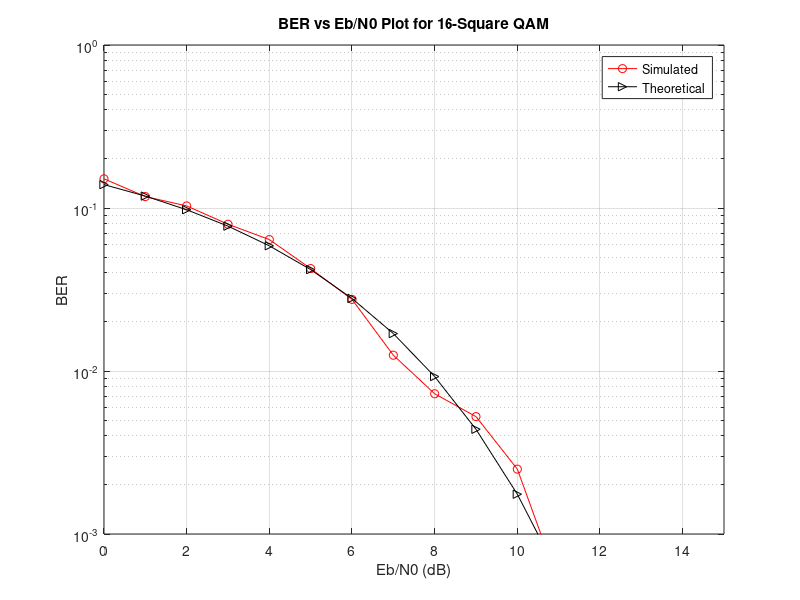

Here is the MATLAB script that generated this plot:
%                          <<Experiment-6 (16-Square QAM)>>
%                               << Objective-2 >>
% Aim: Simulation study of Performance of 16-Square QAM.
% Objective-1: Write a program to plot signal constellation diagram of received 
%              16-Square QAM signal in the presence of AWGN.
% Objective-2: Write a program to plot Practical and Theoretical BER vs SNR graph
%              of received 16-Square QAM signal in the presence of AWGN for ML receiver.

% Note: For objective-1, see separate octave files named <my_16QAM_constellation.m>
clc;
clear all;
close all;
pkg load communications
N = 4000;  % Number of bits to be transmitted using *-PSK
           % Too large value may slow down the program
x = randi([0,1],1,N); % Random input bits generation
M = 16;     % Number of Symbols in 16-Square QAM
d = sqrt(2/5); % Average symbol energy is normalised to unity

% Symbol Generation
yy = [];
for i=1:4:length(x)
  if x(i)==0 && x(i+1)==0 & x(i+2)==0 & x(i+3)==0
    y = -3*d/2+j*(-3*d/2);
  elseif x(i)==0 && x(i+1)==0 & x(i+2)==0 & x(i+3)==1
    y = -3*d/2+j*(-d/2);
  elseif x(i)==0 && x(i+1)==0 & x(i+2)==1 & x(i+3)==1
    y = -3*d/2+j*(d/2);
  elseif x(i)==0 && x(i+1)==0 & x(i+2)==1 & x(i+3)==0
    y = -3*d/2+j*(3*d/2);
    
  elseif x(i)==0 && x(i+1)==1 & x(i+2)==0 & x(i+3)==0
    y = -d/2+j*(-3*d/2);
  elseif x(i)==0 && x(i+1)==1 & x(i+2)==0 & x(i+3)==1
    y = -d/2+j*(-d/2);
  elseif x(i)==0 && x(i+1)==1 & x(i+2)==1 & x(i+3)==1
    y = -d/2+j*(d/2);
  elseif x(i)==0 && x(i+1)==1 & x(i+2)==1 & x(i+3)==0
    y = -d/2+j*(3*d/2);
    
  elseif x(i)==1 && x(i+1)==1 & x(i+2)==0 & x(i+3)==0
    y = d/2+j*(-3*d/2);
  elseif x(i)==1 && x(i+1)==1 & x(i+2)==0 & x(i+3)==1
    y = d/2+j*(-d/2);
  elseif x(i)==1 && x(i+1)==1 & x(i+2)==1 & x(i+3)==1
    y = d/2+j*(d/2);
  elseif x(i)==1 && x(i+1)==1 & x(i+2)==1 & x(i+3)==0
    y = d/2+j*(3*d/2);
    
  elseif x(i)==1 && x(i+1)==0 & x(i+2)==0 & x(i+3)==0
    y = 3*d/2+j*(-3*d/2);
  elseif x(i)==1 && x(i+1)==0 & x(i+2)==0 & x(i+3)==1
    y = 3*d/2+j*(-d/2);
  elseif x(i)==1 && x(i+1)==0 & x(i+2)==1 & x(i+3)==1
    y = 3*d/2+j*(d/2);
  elseif x(i)==1 && x(i+1)==0 & x(i+2)==1 & x(i+3)==0
    y = 3*d/2+j*(3*d/2);
  endif
% Transmitted Symbols
yy = [yy y];
endfor

% Detection based on euclidean distance
ber_simulated = [];
ber_theoretical = [];
ref_symbols = [-3*d/2+j*(-3*d/2) -3*d/2+j*(-d/2) -3*d/2+j*d/2 -3*d/2+j*(3*d/2) -d/2+j*(-3*d/2) -d/2+j*(-d/2) -d/2+j*d/2 -d/2+j*(3*d/2) d/2+j*(-3*d/2) d/2+j*(-d/2) d/2+j*d/2 d/2+j*(3*d/2) 3*d/2+j*(-3*d/2) 3*d/2+j*(-d/2) 3*d/2+j*d/2 3*d/2+j*(3*d/2)];
for EbN0db = 0:15
EbN0 = 10^(EbN0db/10);
n = (1/sqrt(2))*[randn(1,length(yy)) + 1j*randn(1,length(yy))];
sigma = sqrt(1/((log2(M))*EbN0)); % Symbol energy is normalized to Unity
r = yy + sigma*n;

% Calculation of Euclidian Distances of received symbols from reference symobols
min_dist_index = [];
for i=1:length(r)
  Dist = [];
  for k=1:length(ref_symbols)
  dist = sqrt((real(r(i))-real(ref_symbols(k)))^2 + (imag(r(i))-imag(ref_symbols(k)))^2); 
  Dist = [Dist dist];
  endfor
  min_dist_index = [min_dist_index find(Dist==min(Dist))];
endfor

% Estimation of Bits
x_estimated = [];
for i=1:length(r)
  if ref_symbols(min_dist_index(i))== -3*d/2+j*(-3*d/2);
    x_estimated = [x_estimated 0 0 0 0];
  elseif ref_symbols(min_dist_index(i))== -3*d/2+j*(-d/2);
    x_estimated = [x_estimated 0 0 0 1];
  elseif ref_symbols(min_dist_index(i))== -3*d/2+j*(d/2);
    x_estimated = [x_estimated 0 0 1 1];
  elseif ref_symbols(min_dist_index(i))== -3*d/2+j*(3*d/2);
    x_estimated = [x_estimated 0 0 1 0];
    
  elseif ref_symbols(min_dist_index(i))== -d/2+j*(-3*d/2);
    x_estimated = [x_estimated 0 1 0 0];
  elseif ref_symbols(min_dist_index(i))== -d/2+j*(-d/2);
    x_estimated = [x_estimated 0 1 0 1];
  elseif ref_symbols(min_dist_index(i))== -d/2+j*(d/2);
    x_estimated = [x_estimated 0 1 1 1];
  elseif ref_symbols(min_dist_index(i))== -d/2+j*(3*d/2);
    x_estimated = [x_estimated 0 1 1 0];
    
  elseif ref_symbols(min_dist_index(i))== d/2+j*(-3*d/2);
    x_estimated = [x_estimated 1 1 0 0];
  elseif ref_symbols(min_dist_index(i))== d/2+j*(-d/2);
    x_estimated = [x_estimated 1 1 0 1];
  elseif ref_symbols(min_dist_index(i))== d/2+j*(d/2);
    x_estimated = [x_estimated 1 1 1 1];
  elseif ref_symbols(min_dist_index(i))== d/2+j*(3*d/2);
    x_estimated = [x_estimated 1 1 1 0];
    
  elseif ref_symbols(min_dist_index(i))== 3*d/2+j*(-3*d/2);
    x_estimated = [x_estimated 1 0 0 0];
  elseif ref_symbols(min_dist_index(i))== 3*d/2+j*(-d/2);
    x_estimated = [x_estimated 1 0 0 1];
  elseif ref_symbols(min_dist_index(i))== 3*d/2+j*(d/2);
    x_estimated = [x_estimated 1 0 1 1];
  elseif ref_symbols(min_dist_index(i))== 3*d/2+j*(3*d/2);
    x_estimated = [x_estimated 1 0 1 0];
  endif
endfor

% BER Computation
ber_simulated =[ber_simulated sum(x~=x_estimated)/N];  
ber_theoretical = [ber_theoretical (3/(2*log2(M)))*erfc(sqrt(2*EbN0/5))];
endfor
EbN0db = 0:15;

% BER Plotting
semilogy(EbN0db, ber_simulated, 'ro-', EbN0db, ber_theoretical, 'k>-');
title('BER vs Eb/N0 Plot for 16-Square QAM');
xlabel('Eb/N0 (dB)');
ylabel('BER');
grid on;
legend('Simulated', 'Theoretical');
axis([0 15 10^-3 10^0]);